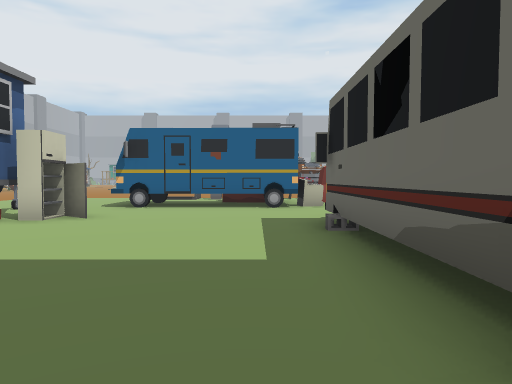
[1] (above)

24 first-person views from a walk through a 3-D level made in the Unity game engine. The camera is 1.4 m above the floor, tilts 2° down and sees 70° across. The floor is counted in squares, 2 m on a side. Each view is taken from the middle of a square. On the plan, view 1 faces up. The plan holds only what a view shows up to about 11 squares ahead; the rest is blank. The place goes on beyond the plan.

[2]
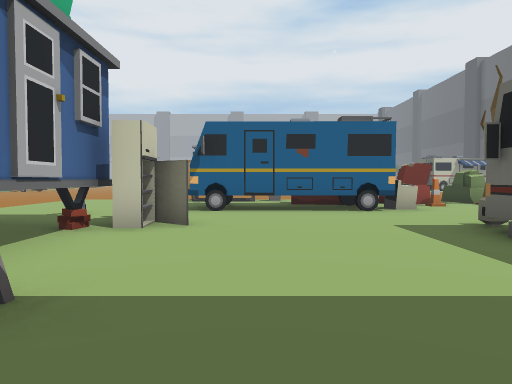

[3]
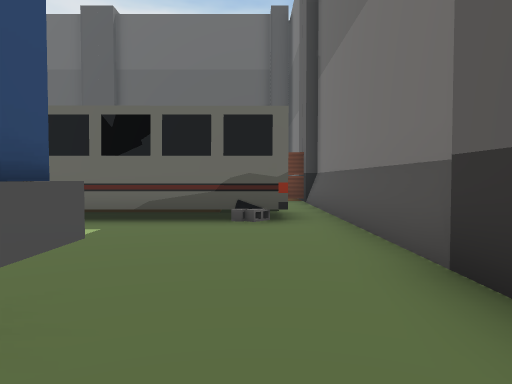

[4]
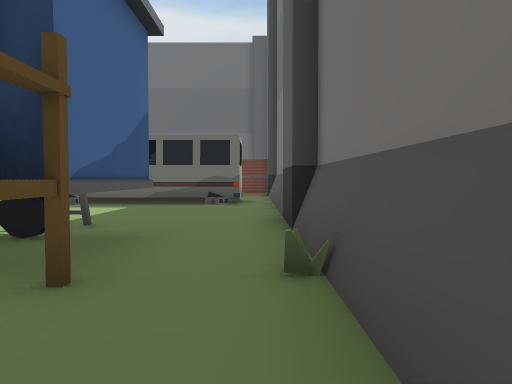

[5]
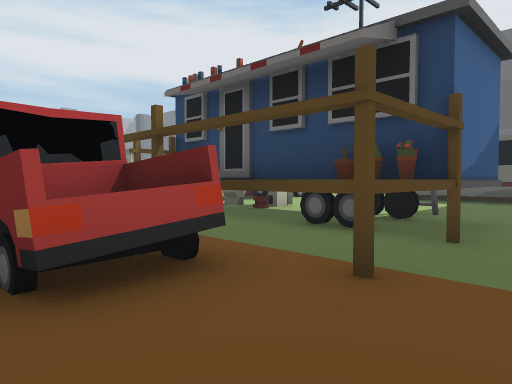

[6]
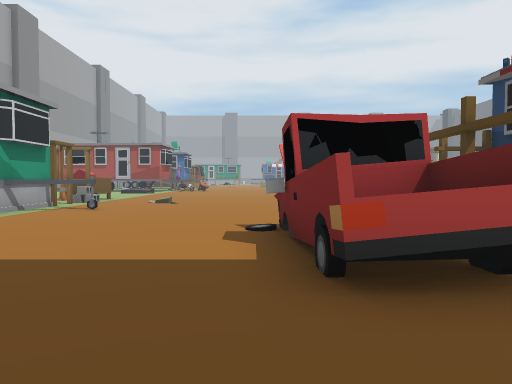

[7]
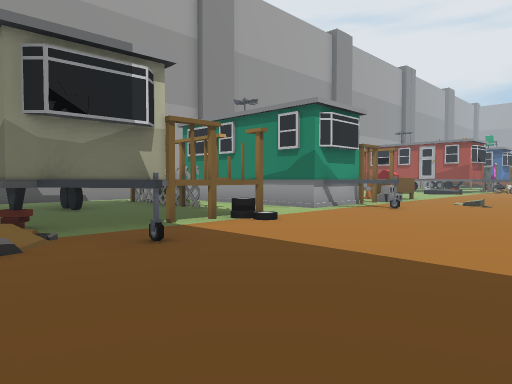

[8]
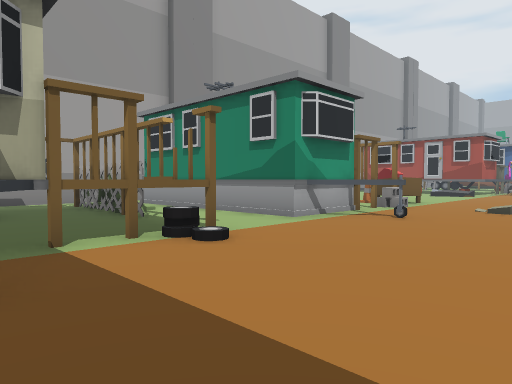

[9]
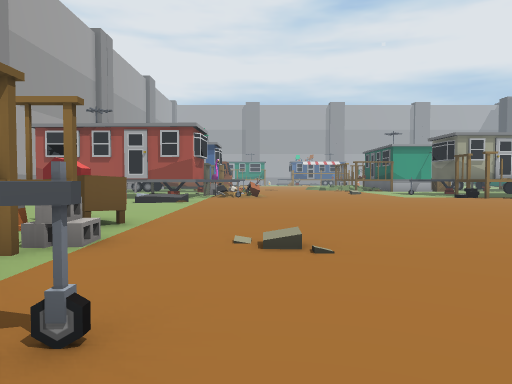

[10]
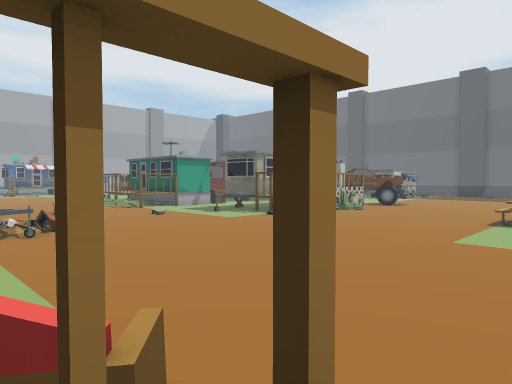

[11]
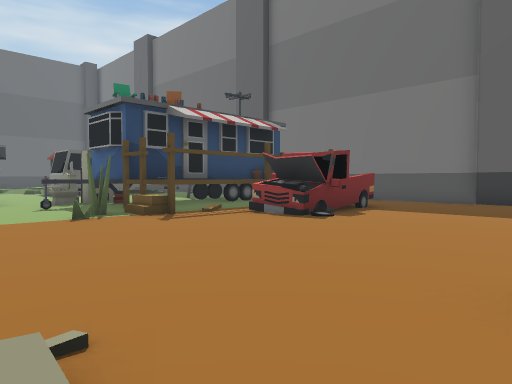

[12]
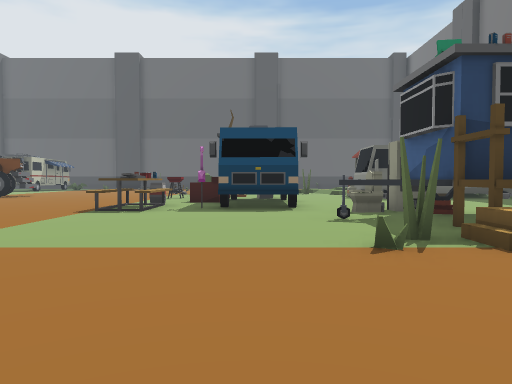

[13]
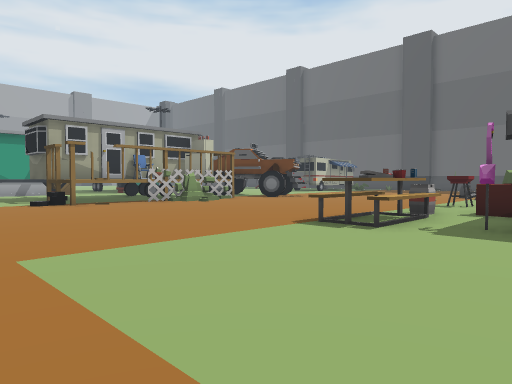

[14]
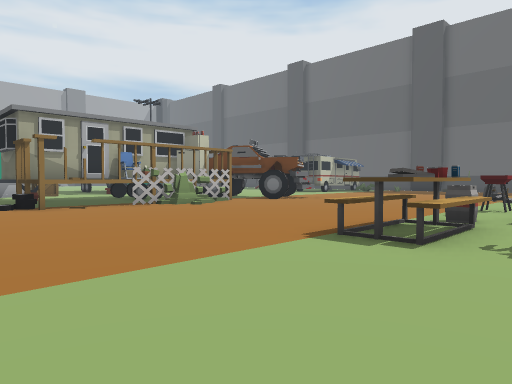

[15]
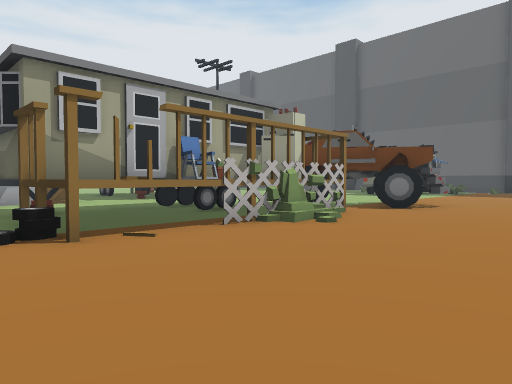

[16]
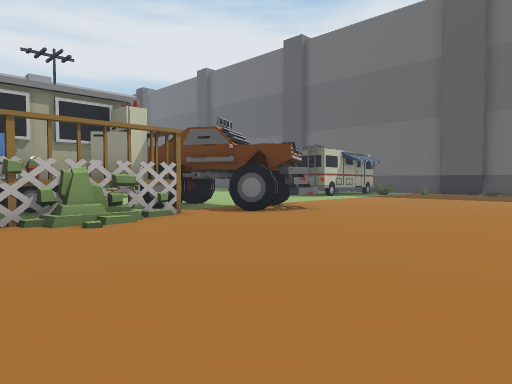

[17]
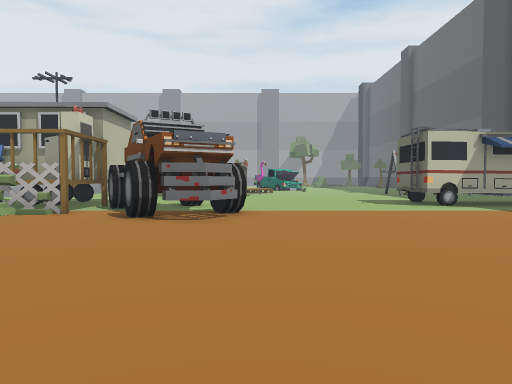

[18]
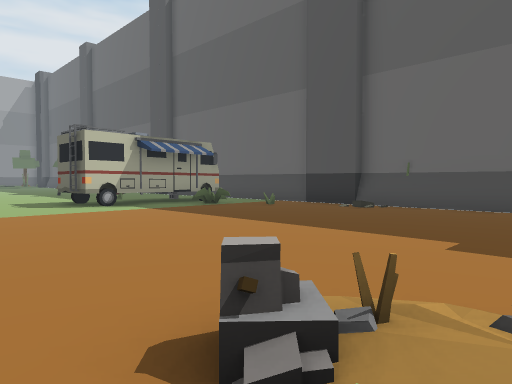

[19]
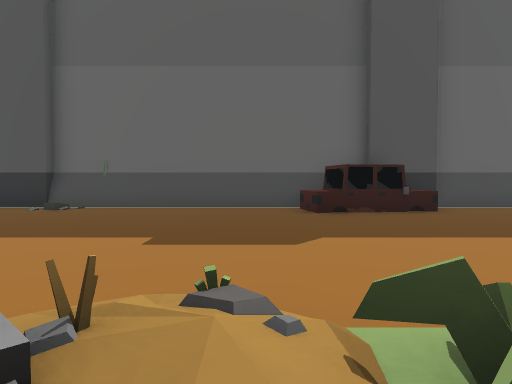

[20]
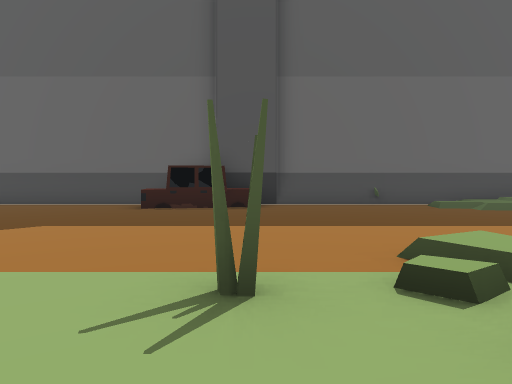

[21]
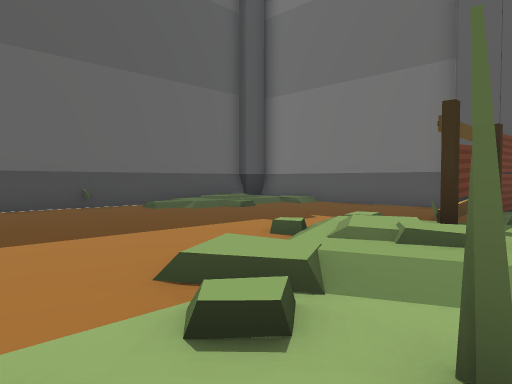

[22]
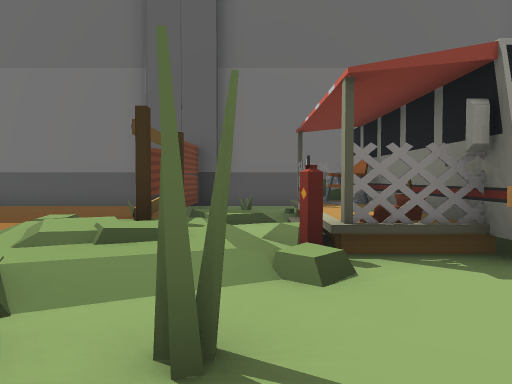

[23]
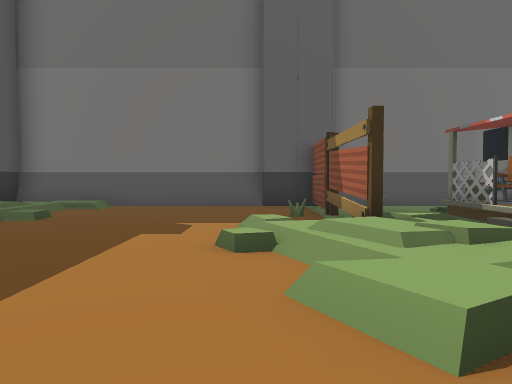

[24]
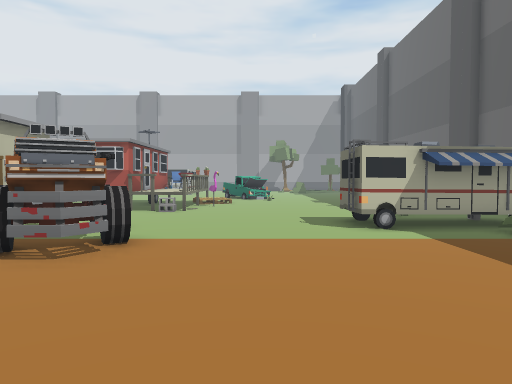

### Floor plan
Key: @ floor where view 1 was taken; # wall or solid block; x gap in a wall; . main floor; : floor 0.25 m higher than the main floor; + floor 0.5 m higher than the main floor; * floor 1.5 m higher than the main floor; / step, stairs or slope; = window, fence, low wall or low ledge; ^ raised ledge; C chair; E oven; T thing the floor can be seen under or through; F fridge; S sofa; P plant; R tree; I toilet; A table; U truck; B car; O other object.
Columns run from 19 left of view 1 to 15 right of it. Each row starts with its distance up from view 1.
 26               ....
 25               .....   ..........
 24              #T  T#   ......#  ^
 23             ##TTT###.U......#^^#
 22     =/      ..^^^^^#UU.........P
 21     #=...   ./^^ ###UUU..........
 20     ......  ./###///.UU.........O.#
 19    ........ ......................#
 18   //..............................#
 17   ................................#
 16   ................................#
 15   ................................#
 14  ........................//.......#
 13  .SS...........AAA..^...///.......#
 12   O#............AASSSCCPPP.......B#
 11   */............###S#COR........BB#
 10    .............^   E.. ........BB
  9    ##......P....#==##....P......BB
  8 ####.......P.T.I........P/........#
  7 ...........^^TTFF......../+/......#
  6 ...........^^TT......O##O//.......#
  5 #^^^....=#.^^TT...../##/////......#
  4   ^......#x  TT......##+./#/..../.#
  3    #.....^^ ^TT......###//#....///#
  2   ###.....#^^T#......###./#....///#
  1   #//.............../##.O.#...../ #
  0      ........P.....@......#..../: #
 -1       ###  #######################

Where each view was taken, in squares from view 1:
view 1: 0 up, 0 right, facing up
view 2: 1 up, 2 left, facing up
view 3: 1 up, 5 left, facing right
view 4: 0 up, 9 left, facing right
view 5: 0 up, 11 left, facing up-right
view 6: 0 up, 11 left, facing up
view 7: 0 up, 11 left, facing up-left
view 8: 2 up, 12 left, facing up-left
view 9: 7 up, 14 left, facing up
view 10: 11 up, 17 left, facing up-right
view 11: 11 up, 15 left, facing down-right
view 12: 10 up, 12 left, facing right
view 13: 10 up, 9 left, facing up-right
view 14: 11 up, 8 left, facing up-right
view 15: 16 up, 7 left, facing up-right
view 16: 14 up, 4 left, facing up-right
view 17: 13 up, 4 right, facing up
view 18: 13 up, 5 right, facing up-right
view 19: 13 up, 5 right, facing right
view 20: 9 up, 4 right, facing right
view 21: 9 up, 5 right, facing down-right
view 22: 9 up, 5 right, facing down
view 23: 9 up, 8 right, facing down
view 24: 14 up, 6 right, facing up
